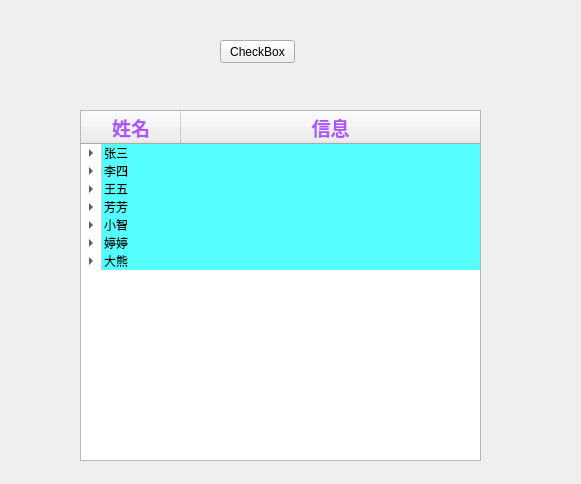
<?xml version="1.0" encoding="UTF-8"?>
<ui version="4.0">
 <class>Form</class>
 <widget class="QWidget" name="Form">
  <property name="geometry">
   <rect>
    <x>0</x>
    <y>0</y>
    <width>581</width>
    <height>484</height>
   </rect>
  </property>
  <property name="windowTitle">
   <string>Form</string>
  </property>
  <widget class="QTreeWidget" name="treeWidget">
   <property name="geometry">
    <rect>
     <x>80</x>
     <y>110</y>
     <width>401</width>
     <height>351</height>
    </rect>
   </property>
   <column>
    <property name="text">
     <string>姓名</string>
    </property>
    <property name="font">
     <font>
      <pointsize>14</pointsize>
      <weight>75</weight>
      <bold>true</bold>
     </font>
    </property>
    <property name="textAlignment">
     <set>AlignCenter</set>
    </property>
    <property name="background">
     <color>
      <red>170</red>
      <green>255</green>
      <blue>0</blue>
     </color>
    </property>
    <property name="foreground">
     <brush brushstyle="SolidPattern">
      <color alpha="255">
       <red>170</red>
       <green>85</green>
       <blue>255</blue>
      </color>
     </brush>
    </property>
   </column>
   <column>
    <property name="text">
     <string>信息</string>
    </property>
    <property name="font">
     <font>
      <pointsize>14</pointsize>
      <weight>75</weight>
      <bold>true</bold>
     </font>
    </property>
    <property name="textAlignment">
     <set>AlignCenter</set>
    </property>
    <property name="background">
     <color>
      <red>170</red>
      <green>255</green>
      <blue>127</blue>
     </color>
    </property>
    <property name="foreground">
     <brush brushstyle="SolidPattern">
      <color alpha="255">
       <red>170</red>
       <green>85</green>
       <blue>255</blue>
      </color>
     </brush>
    </property>
   </column>
   <item>
    <property name="text">
     <string>张三</string>
    </property>
    <property name="background">
     <brush brushstyle="SolidPattern">
      <color alpha="255">
       <red>85</red>
       <green>255</green>
       <blue>255</blue>
      </color>
     </brush>
    </property>
    <property name="text">
     <string/>
    </property>
    <property name="background">
     <brush brushstyle="SolidPattern">
      <color alpha="255">
       <red>85</red>
       <green>255</green>
       <blue>255</blue>
      </color>
     </brush>
    </property>
    <item>
     <property name="text">
      <string>性别</string>
     </property>
     <property name="text">
      <string>男</string>
     </property>
    </item>
    <item>
     <property name="text">
      <string>年龄</string>
     </property>
     <property name="text">
      <string>18</string>
     </property>
    </item>
    <item>
     <property name="text">
      <string>爱好</string>
     </property>
     <property name="text">
      <string>LOL</string>
     </property>
    </item>
   </item>
   <item>
    <property name="text">
     <string>李四</string>
    </property>
    <property name="background">
     <brush brushstyle="SolidPattern">
      <color alpha="255">
       <red>85</red>
       <green>255</green>
       <blue>255</blue>
      </color>
     </brush>
    </property>
    <property name="text">
     <string/>
    </property>
    <property name="background">
     <brush brushstyle="SolidPattern">
      <color alpha="255">
       <red>85</red>
       <green>255</green>
       <blue>255</blue>
      </color>
     </brush>
    </property>
    <item>
     <property name="text">
      <string>性别</string>
     </property>
     <property name="text">
      <string>男</string>
     </property>
    </item>
    <item>
     <property name="text">
      <string>年龄</string>
     </property>
     <property name="text">
      <string>20</string>
     </property>
    </item>
    <item>
     <property name="text">
      <string>爱好</string>
     </property>
     <property name="text">
      <string>DOTA</string>
     </property>
    </item>
   </item>
   <item>
    <property name="text">
     <string>王五</string>
    </property>
    <property name="background">
     <brush brushstyle="SolidPattern">
      <color alpha="255">
       <red>85</red>
       <green>255</green>
       <blue>255</blue>
      </color>
     </brush>
    </property>
    <property name="text">
     <string/>
    </property>
    <property name="background">
     <brush brushstyle="SolidPattern">
      <color alpha="255">
       <red>85</red>
       <green>255</green>
       <blue>255</blue>
      </color>
     </brush>
    </property>
    <item>
     <property name="text">
      <string>性别</string>
     </property>
     <property name="text">
      <string>男</string>
     </property>
    </item>
    <item>
     <property name="text">
      <string>年龄</string>
     </property>
     <property name="text">
      <string>22</string>
     </property>
    </item>
    <item>
     <property name="text">
      <string>爱好</string>
     </property>
     <property name="text">
      <string>麻将</string>
     </property>
    </item>
   </item>
   <item>
    <property name="text">
     <string>芳芳</string>
    </property>
    <property name="background">
     <brush brushstyle="SolidPattern">
      <color alpha="255">
       <red>85</red>
       <green>255</green>
       <blue>255</blue>
      </color>
     </brush>
    </property>
    <property name="text">
     <string/>
    </property>
    <property name="background">
     <brush brushstyle="SolidPattern">
      <color alpha="255">
       <red>85</red>
       <green>255</green>
       <blue>255</blue>
      </color>
     </brush>
    </property>
    <item>
     <property name="text">
      <string>性别</string>
     </property>
     <property name="text">
      <string>女</string>
     </property>
    </item>
    <item>
     <property name="text">
      <string>年龄</string>
     </property>
     <property name="text">
      <string>20</string>
     </property>
    </item>
    <item>
     <property name="text">
      <string>爱好</string>
     </property>
     <property name="text">
      <string>看书</string>
     </property>
    </item>
   </item>
   <item>
    <property name="text">
     <string>小智</string>
    </property>
    <property name="background">
     <brush brushstyle="SolidPattern">
      <color alpha="255">
       <red>85</red>
       <green>255</green>
       <blue>255</blue>
      </color>
     </brush>
    </property>
    <property name="text">
     <string/>
    </property>
    <property name="background">
     <brush brushstyle="SolidPattern">
      <color alpha="255">
       <red>85</red>
       <green>255</green>
       <blue>255</blue>
      </color>
     </brush>
    </property>
    <item>
     <property name="text">
      <string>性别</string>
     </property>
     <property name="text">
      <string>男</string>
     </property>
    </item>
    <item>
     <property name="text">
      <string>年龄</string>
     </property>
     <property name="text">
      <string>25</string>
     </property>
    </item>
    <item>
     <property name="text">
      <string>爱好</string>
     </property>
     <property name="text">
      <string>解说</string>
     </property>
    </item>
   </item>
   <item>
    <property name="text">
     <string>婷婷</string>
    </property>
    <property name="background">
     <brush brushstyle="SolidPattern">
      <color alpha="255">
       <red>85</red>
       <green>255</green>
       <blue>255</blue>
      </color>
     </brush>
    </property>
    <property name="text">
     <string/>
    </property>
    <property name="background">
     <brush brushstyle="SolidPattern">
      <color alpha="255">
       <red>85</red>
       <green>255</green>
       <blue>255</blue>
      </color>
     </brush>
    </property>
    <item>
     <property name="text">
      <string>性别</string>
     </property>
     <property name="text">
      <string>女</string>
     </property>
    </item>
    <item>
     <property name="text">
      <string>年龄</string>
     </property>
     <property name="text">
      <string>27</string>
     </property>
    </item>
    <item>
     <property name="text">
      <string>爱好</string>
     </property>
     <property name="text">
      <string>健身</string>
     </property>
    </item>
   </item>
   <item>
    <property name="text">
     <string>大熊</string>
    </property>
    <property name="background">
     <brush brushstyle="SolidPattern">
      <color alpha="255">
       <red>85</red>
       <green>255</green>
       <blue>255</blue>
      </color>
     </brush>
    </property>
    <property name="text">
     <string/>
    </property>
    <property name="background">
     <brush brushstyle="SolidPattern">
      <color alpha="255">
       <red>85</red>
       <green>255</green>
       <blue>255</blue>
      </color>
     </brush>
    </property>
    <item>
     <property name="text">
      <string>性别</string>
     </property>
     <property name="text">
      <string>男</string>
     </property>
    </item>
    <item>
     <property name="text">
      <string>年龄</string>
     </property>
     <property name="text">
      <string>14</string>
     </property>
    </item>
    <item>
     <property name="text">
      <string>爱好</string>
     </property>
     <property name="text">
      <string>睡觉</string>
     </property>
    </item>
   </item>
  </widget>
  <widget class="QPushButton" name="btnSetCheckBox">
   <property name="geometry">
    <rect>
     <x>220</x>
     <y>40</y>
     <width>75</width>
     <height>23</height>
    </rect>
   </property>
   <property name="text">
    <string>CheckBox</string>
   </property>
  </widget>
 </widget>
 <resources/>
 <connections/>
</ui>
